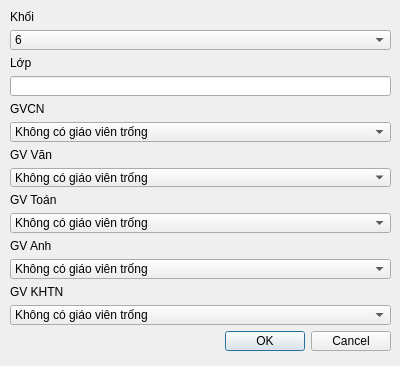
<?xml version="1.0" encoding="UTF-8"?>
<ui version="4.0">
 <class>Dialog</class>
 <widget class="QDialog" name="Dialog">
  <property name="geometry">
   <rect>
    <x>0</x>
    <y>0</y>
    <width>400</width>
    <height>366</height>
   </rect>
  </property>
  <property name="windowTitle">
   <string>Dialog</string>
  </property>
  <widget class="QWidget" name="layoutWidget">
   <property name="geometry">
    <rect>
     <x>10</x>
     <y>10</y>
     <width>381</width>
     <height>341</height>
    </rect>
   </property>
   <layout class="QVBoxLayout" name="verticalLayout_3">
    <item>
     <layout class="QVBoxLayout" name="verticalLayout_4">
      <item>
       <widget class="QLabel" name="label_7">
        <property name="text">
         <string>Khối</string>
        </property>
       </widget>
      </item>
      <item>
       <widget class="QComboBox" name="khoi_ipt">
        <item>
         <property name="text">
          <string>6</string>
         </property>
        </item>
        <item>
         <property name="text">
          <string>7</string>
         </property>
        </item>
        <item>
         <property name="text">
          <string>8</string>
         </property>
        </item>
        <item>
         <property name="text">
          <string>9</string>
         </property>
        </item>
       </widget>
      </item>
      <item>
       <widget class="QLabel" name="label_9">
        <property name="text">
         <string>Lớp</string>
        </property>
       </widget>
      </item>
      <item>
       <widget class="QLineEdit" name="lop_ipt"/>
      </item>
      <item>
       <widget class="QLabel" name="label_10">
        <property name="text">
         <string>GVCN</string>
        </property>
       </widget>
      </item>
      <item>
       <widget class="QComboBox" name="gvcn_ipt">
        <item>
         <property name="text">
          <string>Không có giáo viên trống</string>
         </property>
        </item>
       </widget>
      </item>
      <item>
       <widget class="QLabel" name="label_11">
        <property name="text">
         <string>GV Văn</string>
        </property>
       </widget>
      </item>
      <item>
       <widget class="QComboBox" name="gvV_ipt">
        <item>
         <property name="text">
          <string>Không có giáo viên trống</string>
         </property>
        </item>
       </widget>
      </item>
      <item>
       <widget class="QLabel" name="label_12">
        <property name="text">
         <string>GV Toán</string>
        </property>
       </widget>
      </item>
      <item>
       <widget class="QComboBox" name="gvT_ipt">
        <item>
         <property name="text">
          <string>Không có giáo viên trống</string>
         </property>
        </item>
       </widget>
      </item>
      <item>
       <widget class="QLabel" name="label_13">
        <property name="text">
         <string>GV Anh</string>
        </property>
       </widget>
      </item>
      <item>
       <widget class="QComboBox" name="gvA_ipt">
        <item>
         <property name="text">
          <string>Không có giáo viên trống</string>
         </property>
        </item>
       </widget>
      </item>
      <item>
       <widget class="QLabel" name="label_14">
        <property name="text">
         <string>GV KHTN</string>
        </property>
       </widget>
      </item>
      <item>
       <widget class="QComboBox" name="gvK_ipt">
        <item>
         <property name="text">
          <string>Không có giáo viên trống</string>
         </property>
        </item>
       </widget>
      </item>
      <item>
       <widget class="QDialogButtonBox" name="buttonBox">
        <property name="orientation">
         <enum>Qt::Horizontal</enum>
        </property>
        <property name="standardButtons">
         <set>QDialogButtonBox::Cancel|QDialogButtonBox::Ok</set>
        </property>
       </widget>
      </item>
     </layout>
    </item>
   </layout>
  </widget>
 </widget>
 <resources/>
 <connections>
  <connection>
   <sender>buttonBox</sender>
   <signal>accepted()</signal>
   <receiver>Dialog</receiver>
   <slot>accept()</slot>
   <hints>
    <hint type="sourcelabel">
     <x>248</x>
     <y>254</y>
    </hint>
    <hint type="destinationlabel">
     <x>157</x>
     <y>274</y>
    </hint>
   </hints>
  </connection>
  <connection>
   <sender>buttonBox</sender>
   <signal>rejected()</signal>
   <receiver>Dialog</receiver>
   <slot>reject()</slot>
   <hints>
    <hint type="sourcelabel">
     <x>316</x>
     <y>260</y>
    </hint>
    <hint type="destinationlabel">
     <x>286</x>
     <y>274</y>
    </hint>
   </hints>
  </connection>
 </connections>
</ui>
